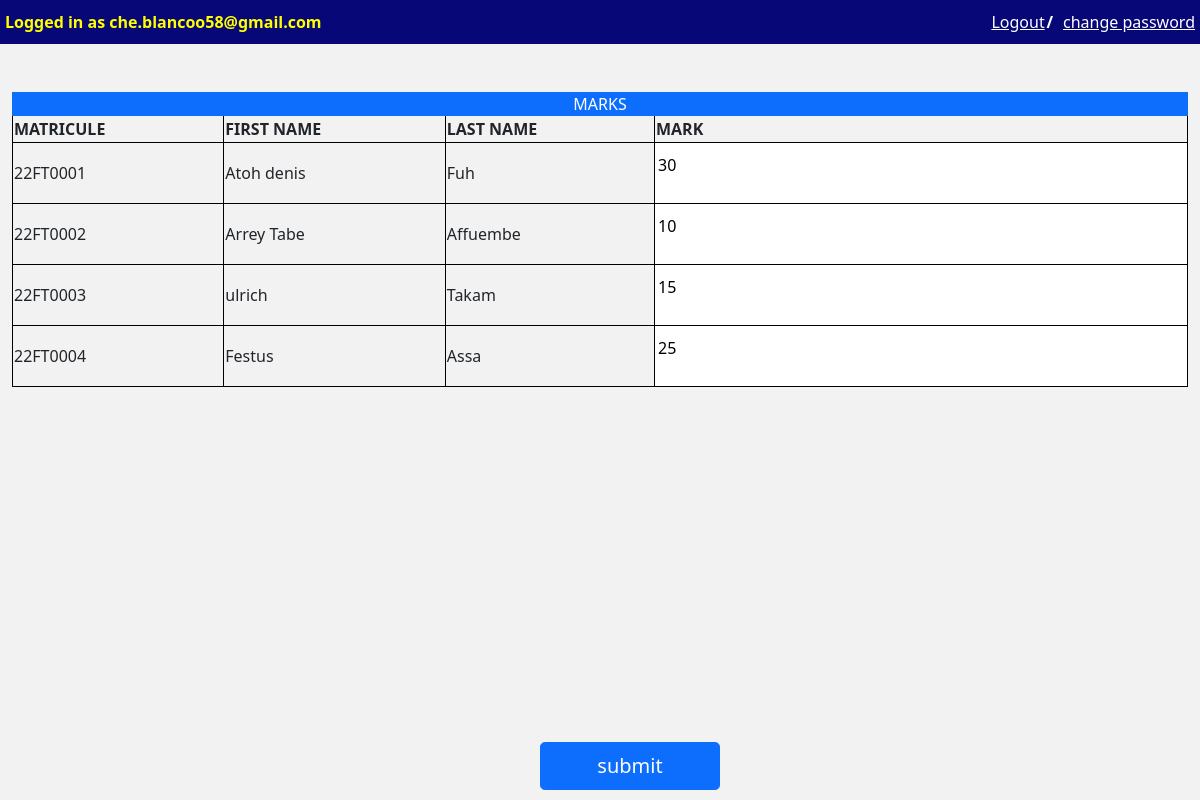
The page /my-courses/1/1/ (signed in) on the database as committed earlier.
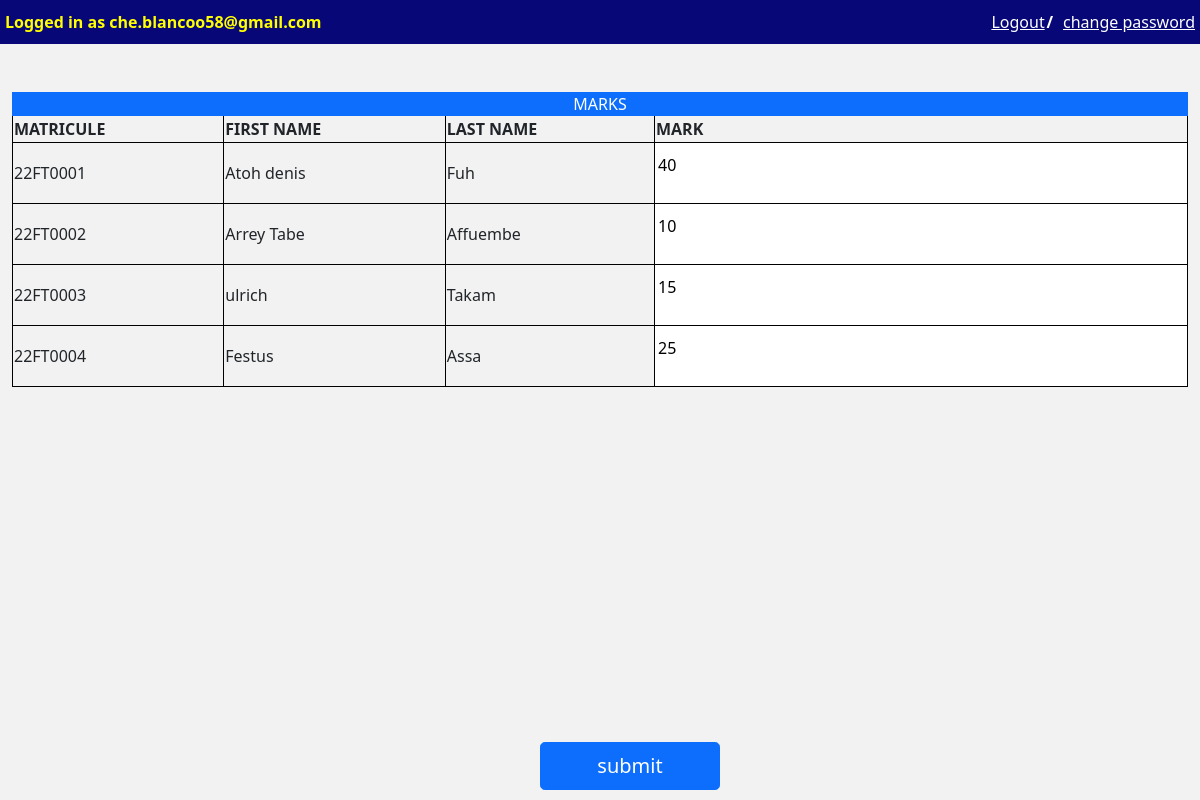
The same page on the database as committed later.
### account/models.py (models this page shows, shortened)
class Account(AbstractUser):
  email = models.EmailField(verbose_name="Email",max_length=60, unique=True)
  username = models.CharField(max_length=30, unique=True)
  date_joined = models.DateTimeField(verbose_name="date joined", auto_now_add=True)
  last_login = models.DateTimeField(verbose_name="last_login", auto_now=True)
  is_admin = models.BooleanField(default=False)
  is_active = models.BooleanField(default=True)
  is_staff = models.BooleanField(default=False)
  is_superuser = models.BooleanField(default=False)
  hide_email = models.BooleanField(default=True)
  objects = MyAccountManagaer()
  USERNAME_FIELD = 'email'
  REQUIRED_FIELDS = ['username']

### marks/models.py (models this page shows, shortened)
class Mark(models.Model):
    student = models.ForeignKey(Student, on_delete=models.CASCADE)
    attendance = models.ForeignKey(Attendance, on_delete=models.CASCADE)
    course = models.ForeignKey(Course, on_delete=models.CASCADE)
    ca = models.IntegerField(verbose_name=" continuous assesment",default=0)
    exam = models.IntegerField(verbose_name="Exams assesment",default=0)
    resit = models.IntegerField(verbose_name="Resit",default=0)
    total = models.IntegerField(verbose_name='total',default=0)
    grade = models.CharField(max_length=1, default=None)

### student/models.py (models this page shows, shortened)
class Student(models.Model):
    department = models.ForeignKey(Department, on_delete=models.CASCADE)
    first_name = models.CharField(max_length=32, verbose_name="First name")
    last_name = models.CharField(max_length=32, verbose_name="Last name")
    matricule_number = models.CharField(max_length=8, verbose_name="Matricule number", unique=True )
    date_of_birth = models.DateField(verbose_name="date of birth")
    email = models.EmailField(max_length=32, unique=True)
    institutional_email = models.EmailField(max_length=32, unique=True)
    created_at = models.DateTimeField(auto_now_add=True)
    updated_at = models.DateTimeField(auto_now=True)

### teacher/views.py (the view, shortened to what this page needs)
# urls.py: path('my-courses/<int:course_id>/<int:id>/',views.render_update_marks,name='show-marks'),
@login_required(login_url="/login")
def render_update_marks(request,course_id, id=None):
   exam_type = None
   if id == 1:
       exam_type = 'ca'
   elif id == 2:
       exam_type = 'exam'
   else:
       exam_type = 'resit'
   if  request.user.is_authenticated == False:
       return redirect('login')
   context = {}
   student_marks = []
   current_date = datetime.datetime.now()
   attendance_date_arr = []
   attendance_dates = Attendance.objects.filter(course_id=course_id,
   date__contains=str(current_date)[:4])
   for attendance_date in attendance_dates:
       attendance_date_arr.append(attendance_date.id)
       student_marks.append(Mark.objects.get(attendance_id=attendance_date.id,
course_id=course_id))
       markFormSet = modelformset_factory(Mark, fields = [f"{exam_type}"])
       form = markFormSet(queryset=Mark.objects.filter(attendance_id__in = attendance_date_arr))
   context['student_marks'] = student_marks
   context['form'] = form
   context['course_id'] = course_id
   context['id'] = id
   return render(request, 'teacher/display_marks.html',context)

### teacher/templates/teacher/display_marks.html (shortened to what this page needs)
{% extends 'base.html' %}
{% block content %}
{% include 'snippets/header.html' %}
        <div class="container-fluid mt-5">
            <table class="w-100">
                <div class="bg-primary text-white text-center">MARKS</div>
                <tr>
                  <th>MATRICULE</th>
                  <th>FIRST NAME</th>
                  <th>LAST NAME</th>
                  <th>MARK</th>
                </tr>
                <form action={% url 'show-marks' course_id id  %} method="POST"> {% csrf_token %}
                {% for marks in student_marks %}
                {% for f in form %}
                {% if forloop.counter == forloop.parentloop.counter %}
                <tr>
                    <td>{{marks.student.matricule_number}}</td>
                    <td> {{marks.student.first_name}}</td>
                    <td>{{marks.student.last_name}}</td>
                    <td class="bg-white input__mark"> <div class="py-2">
                        {{f.as_p}}
                   </div></td>
                </tr>
                {% endif %}
                {% endfor %}
                {% endfor %}
            </table>
                <button class="btn btn-lg btn-primary bt-submit">submit</button>
            </div>
        </div>
{% endblock content %}

### templates/base.html (shortened to what this page needs)
<!DOCTYPE html>
<html lang=en>
<head>
<link href="https://cdn.jsdelivr.net/npm/bootstrap@5.1.3/dist/css/bootstrap.min.css" rel="stylesheet">
</head>
<body>
<div class="main">
	{% block content %}
	{% endblock content %}
</body>
</html>

### templates/snippets/header.html (shortened to what this page needs)
<div class="d-flex">
	{% if request.user.is_authenticated == False %}
	<div><a href="{% url 'register' %}" class="text-decoration-none"> Register</a></div>
	<div class="mx-3"><a href="{% url 'login' %}" class="text-decoration-none"> Login</a></div>
	{%else%}
	<nav class="backround__blue ">
		<div class="color__yellow"><span>Logged in as</span> <span>{{request.user.email}}</span></div>
		<div class="d-flex">
		<div class="log__out"><a href="{% url 'logout' %}"> Logout</a></div>
		<div class="text-white slash">/</div>
		  <div class="change__password"> <a href=""> change password</a></div>
		</div>
	</nav>
	{% endif %}
</div>

### templates/snippets/base_css.html (style rules this page uses)
body { background-color: #f2f2f2; font-family: "Segoe UI"; font-weight: 380; }
:root { --main-background-color: #f2f2f2; --dark-background-color: #a2a2a2; --secondary-text-color: #808080; --light-primary-text-color: #0080ff; }

### templates/snippets/header.html (style rules this page uses)
.backround__blue { background-color: rgb(7, 7, 119); width: 100%; display: flex; justify-content: space-between; padding: 10px 5px 10px 5px; }
nav div a { color: white; }
.log__out { width: 55px; }
.slash { font-weight: 900; }
.change__password { padding-left: 10px; }
.color__yellow { color: yellow; font-weight: 900; }

### teacher/templates/teacher/display_marks.html (style rules this page uses)
.bt-submit { position: absolute; left: 45%; bottom: 10px; z-index: 1; width: 15vw; }
input { width: 100%; border: none; }
th { border-right: 1px solid black; }
tr { border-bottom: 1px solid black; border-right: 1px solid black; border-left: 1px solid black; }
td { border-right: 1px solid black; }

Rows that differ between the two databases and show on the page:
changed Mark "22FT0001": as_p "30" → "40"
